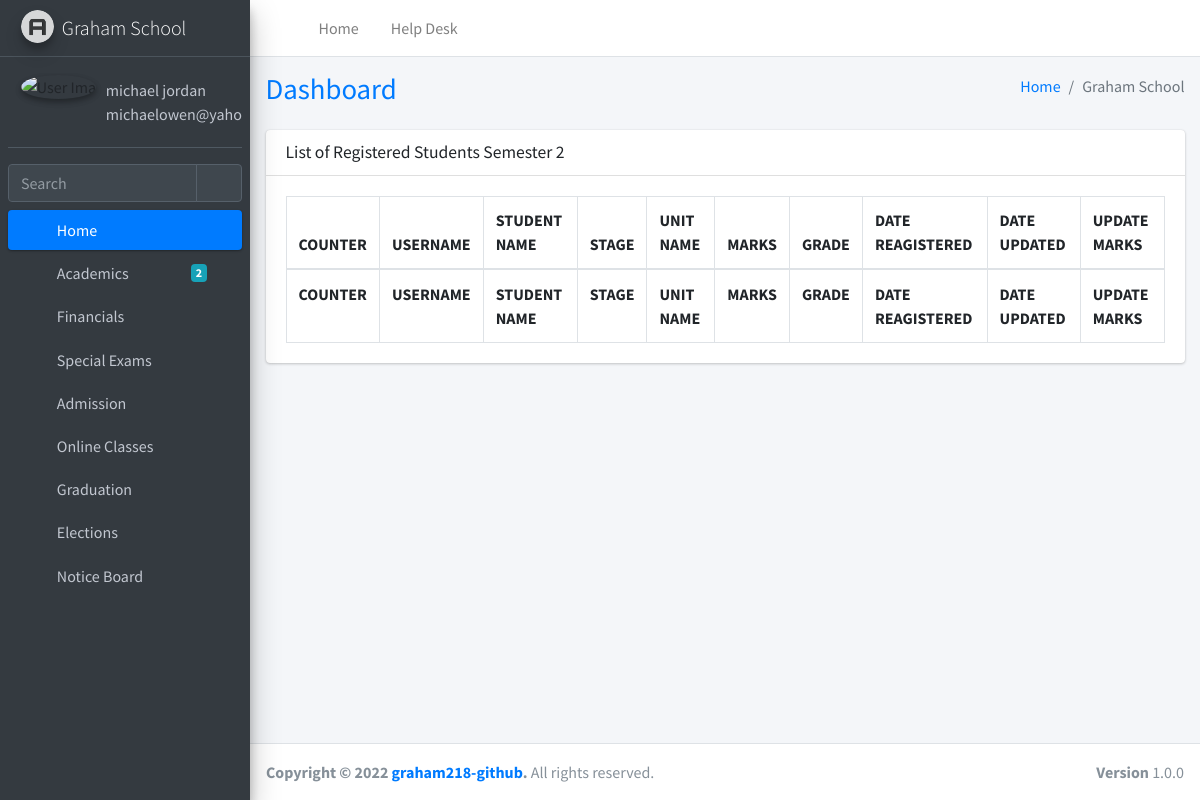
The app's page /school/list_registered_units2/ (signed in), older data.
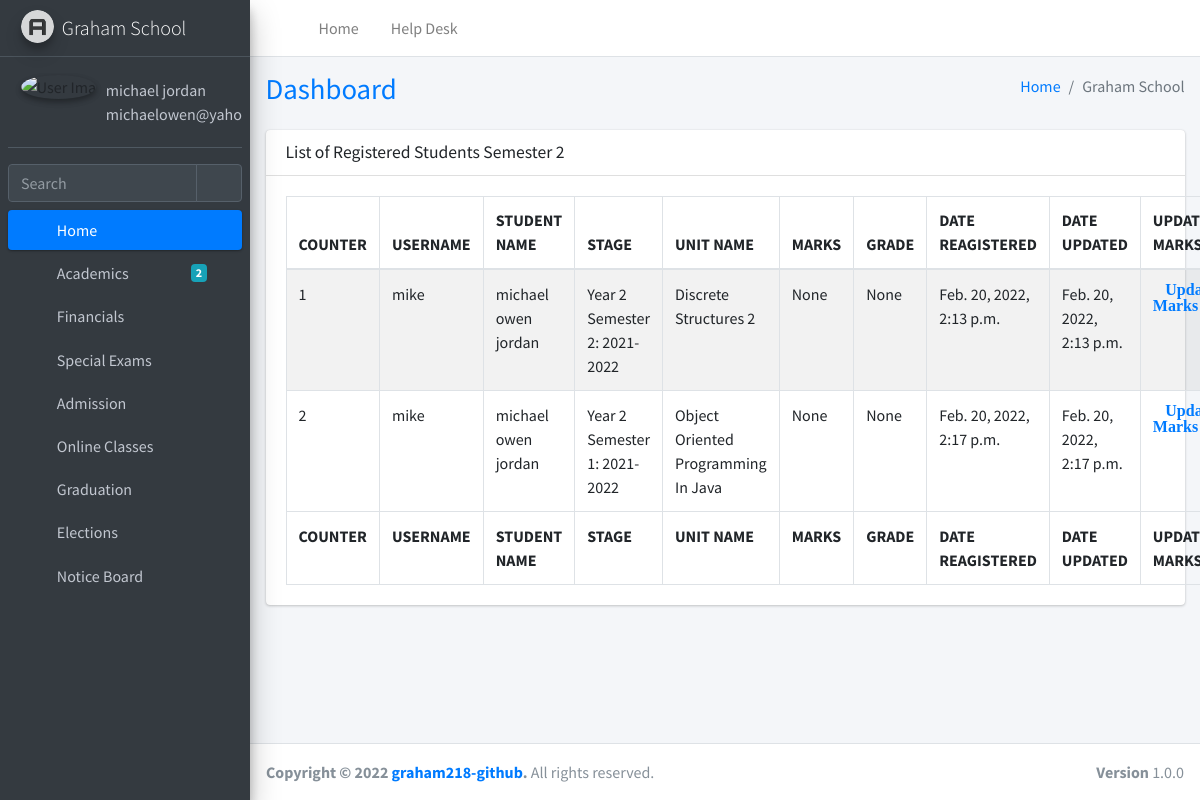
The same page, newer data.
### school/models.py (models this page shows, shortened)
class marks_yr2(models.Model):
    user = models.ForeignKey(User, max_length=255, on_delete=models.CASCADE, blank=True)
    full_name = models.CharField(max_length=255, blank=True, null=True)
    stage = models.ForeignKey(Stages, max_length=255, on_delete=models.CASCADE, blank=False)
    unit_or_subject_name = models.ForeignKey(Units, max_length=255, on_delete=models.CASCADE, blank=False)
    marks = models.CharField(max_length=255, blank=True, null=True)
    grade = models.CharField(max_length=255, blank=True, null=True)
    date_created = models.DateTimeField(
        null=True, blank=True, auto_now_add=True)
    date_updated = models.DateTimeField(null=True, blank=True, auto_now=True)

class Stages(models.Model):
    year = models.CharField(max_length=255, blank=True, null=True)
    def __str__(self):
        return self.year

class Units(models.Model):
    unit_name = models.CharField(max_length=255, blank=True, null=True)
    date_created = models.DateTimeField(
        null=True, blank=True, auto_now_add=True)
    date_updated = models.DateTimeField(null=True, blank=True, auto_now=True)
    def __str__(self):
        return self.unit_name

### custom_user/models.py (models this page shows)
class User(AbstractUser):
    first_name=models.CharField(max_length=255, blank=False, null=False, default="John")
    middle_name=models.CharField(max_length=255, blank=False, null=False, default="Doe")
    last_name=models.CharField(max_length=255, blank=False, null=False, default="Smith")
    profile_photo = models.ImageField(upload_to="profile_pics/", blank=True)
    is_admin = models.BooleanField(default=False)
    is_student = models.BooleanField(default=False)
    is_lecturer = models.BooleanField(default=False)
    is_supplier = models.BooleanField(default=False)
    is_non_staff = models.BooleanField(default=False)

### school/my_views.py (the view)
# urls.py: path('list_registered_units2/', my_views.list_registered_units2, name='list_registered_units2'),
def list_registered_units2(request):
    title = 'List of Registered Students Semester 2'
    queryset = marks_yr2.objects.all()
    context = {
        "title": title,
        "queryset": queryset,
    }
    return render(request, "units/list_registered_units/list_registered_units_yr2.html", context)

### school/templates/units/list_registered_units/list_registered_units_yr2.html (shortened to what this page needs)
{% extends 'index2.html' %}
{% load static %}
{% block content %}
<section class="content">
  <div class="container-fluid">
    <div class="row">
      <div class="col-12">
        <div class="card">
          <div class="card-header">
            <h3 class="card-title">{{title}}</h3>
          </div>
          <div class="card-body">
            <table id="faculty" class="table table-bordered table-striped">
              <thead>
                <tr>
                <tr>
                  <th> COUNTER </th>
                  <th> USERNAME </th>
                  <th> STUDENT NAME </th>
                  <th> STAGE </th>
                  <th> UNIT NAME </th>
                  <th> MARKS </th>
                  <th> GRADE </th>
                  <th> DATE REAGISTERED </th>
                  <th> DATE UPDATED </th>
                  <th>UPDATE MARKS</th>
                </tr>
              </thead>
              <tbody>
                {% for instance in queryset %}
                <tr>
                  <td>{{forloop.counter}}</td>
                  <td>{{instance.user}}</td>
                  <td>{{instance.full_name}}</td>
                  <td>{{instance.stage}}</td>
                  <td>{{instance.unit_or_subject_name}}</td>
                  <td>{{instance.marks}}</td>
                  <td>{{instance.grade}}</td>
                  <td>{{instance.date_created}}</td>
                  <td>{{instance.date_updated}}</td>
                  <td><a class="fa fa-edit" href="{% url 'school:insert_marks' instance.id%}">Update
                      Marks</a></td>
                </tr>
                {% endfor %}
              </tbody>
              <tfoot>
                <tr>
                  <th> COUNTER </th>
                  <th> USERNAME </th>
                  <th> STUDENT NAME </th>
                  <th> STAGE </th>
                  <th> UNIT NAME </th>
                  <th> MARKS </th>
                  <th> GRADE </th>
                  <th> DATE REAGISTERED </th>
                  <th> DATE UPDATED </th>
                  <th>UPDATE MARKS</th>
                </tr>
              </tfoot>
            </table>
          </div>
        </div>
      </div>
    </div>
  </div>
</section>
{% endblock content %}

Row changes from the older to the newer data that the page shows:
added marks_yr2: user "mike", full_name "michael owen jordan", stage "Year 2 Semester 2: 2021-2022", unit_or_subject_name "Discrete Structures 2", marks "None", grade "None", date_created "Feb. 20, 2022, 2:13 p.m.", date_updated "Feb. 20, 2022, 2:13 p.m."
added marks_yr2: user "mike", full_name "michael owen jordan", stage "Year 2 Semester 1: 2021-2022", unit_or_subject_name "Object Oriented Programming In Java", marks "None", grade "None", date_created "Feb. 20, 2022, 2:17 p.m.", date_updated "Feb. 20, 2022, 2:17 p.m."
